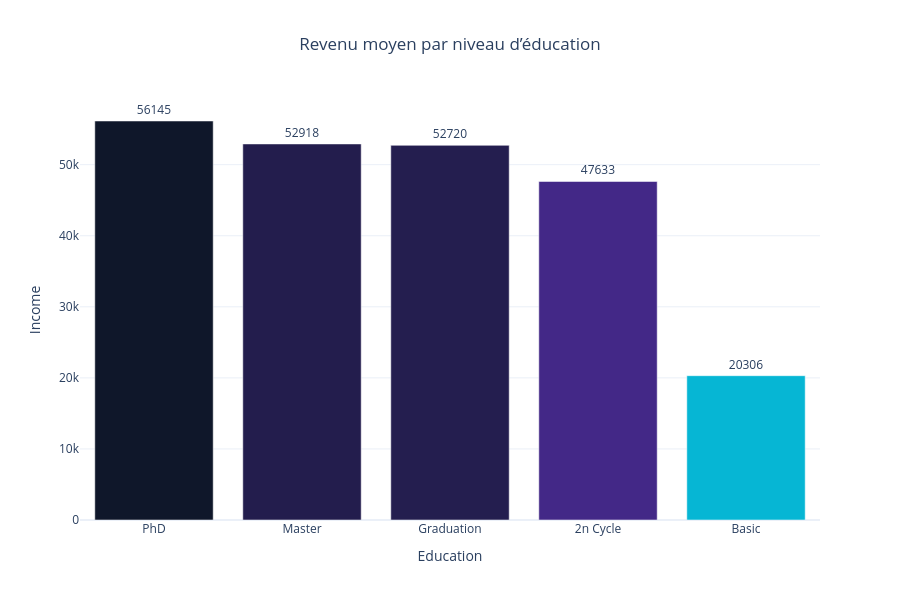

Notebook source saved alongside this figure:
### Code cell
# ============================================
# REVENU MOYEN PAR NIVEAU D'ÉDUCATION
# ============================================

income_by_education = (
    df.groupby("Education")["Income"]
      .mean()
      .reset_index()
      .sort_values(by="Income", ascending=False)
)

fig = px.bar(
    income_by_education,
    x="Education",
    y="Income",
    color="Income",
    text="Income",
    color_continuous_scale=["#06B6D4", "#7C3AED", "#0F172A"],
    title="Revenu moyen par niveau d’éducation"
)

fig.update_traces(
    texttemplate='%{text:.0f}',
    textposition='outside'
)

fig.update_layout(
    template="plotly_white",
    height=600,
    title_x=0.5,
    coloraxis_showscale=False
)

fig.show()

### Figure 1 — Plotly figure (JSON) as saved in the notebook; plotly's stock layout.template omitted (floating-point values rounded to 4 significant figures)
{"data": [{"hovertemplate": "Education=%{x}<br>Income=%{marker.color}<extra></extra>", "legendgroup": "", "marker": {"color": [56150.0, 52920.0, 52720.0, 47630.0, 20310.0], "coloraxis": "coloraxis", "pattern": {"shape": ""}}, "name": "", "orientation": "v", "showlegend": false, "text": [56150.0, 52920.0, 52720.0, 47630.0, 20310.0], "textposition": "outside", "texttemplate": "%{text:.0f}", "type": "bar", "x": ["PhD", "Master", "Graduation", "2n Cycle", "Basic"], "xaxis": "x", "y": [56150.0, 52920.0, 52720.0, 47630.0, 20310.0], "yaxis": "y"}], "layout": {"barmode": "relative", "coloraxis": {"colorbar": {"title": {"text": "Income"}}, "colorscale": [[0, "#06B6D4"], [0.5, "#7C3AED"], [1, "#0F172A"]], "showscale": false}, "height": 600, "legend": {"tracegroupgap": 0}, "title": {"text": "Revenu moyen par niveau d’éducation", "x": 0.5}, "xaxis": {"anchor": "y", "domain": [0, 1], "title": {"text": "Education"}}, "yaxis": {"anchor": "x", "domain": [0, 1], "title": {"text": "Income"}}}}
